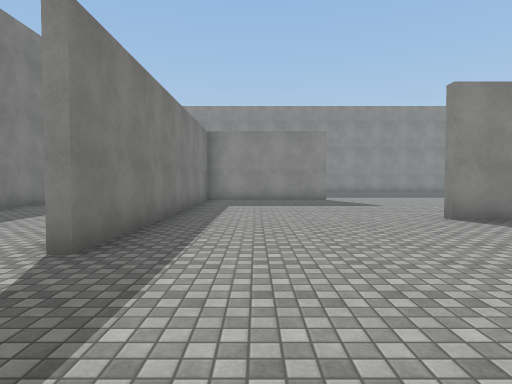
view 1 (above)

24 first-person views from a walk through a 3-D level made in the Unity game engine. The camera is 1.4 m above the floor, tilts 2° down and sees 75° across. The floor is counted in squares, 1.95 m on a side. Each view is taken from the middle of a square. On the plan, view 1 faces up. The plan holds only what a view shows up to about 11 squares ahead; the rest is blank. The place goes on beyond the plan. The player is left out. Surface patterns are stand-ins for the level's own textures.

view 2
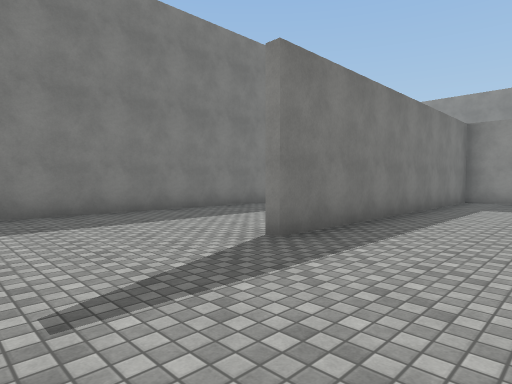

view 3
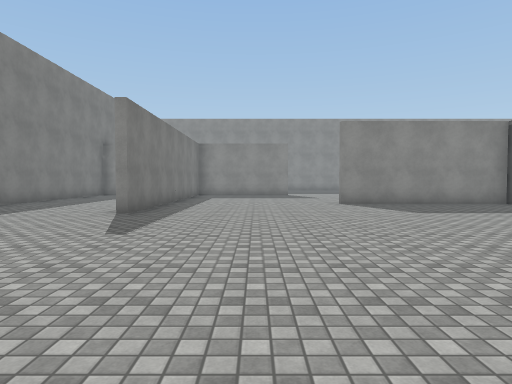

view 4
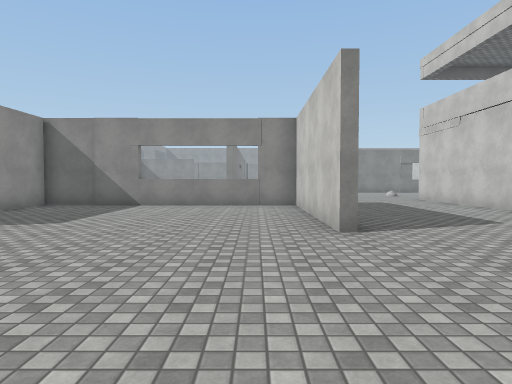

view 5
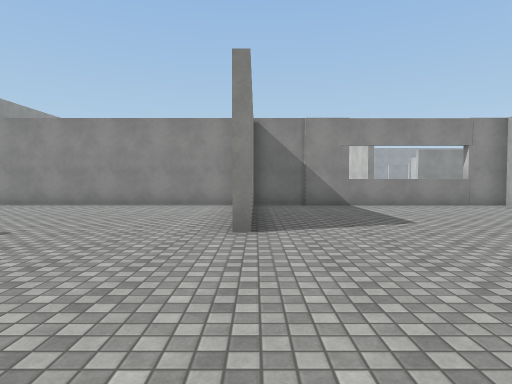

view 6
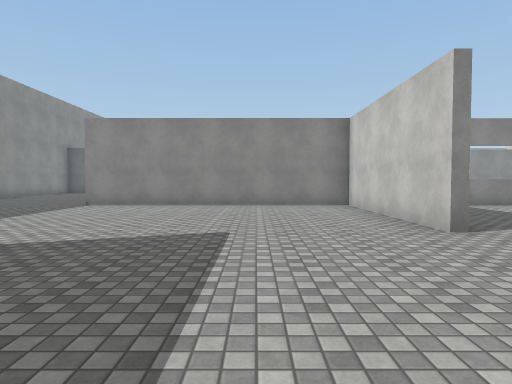

view 7
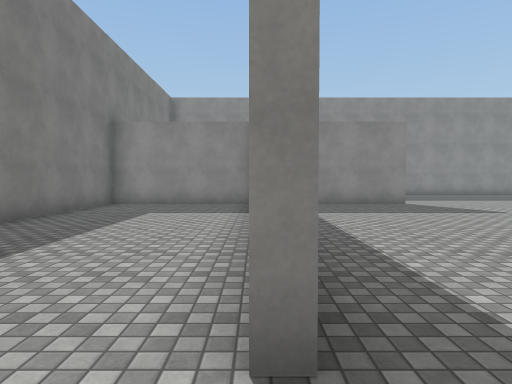

view 8
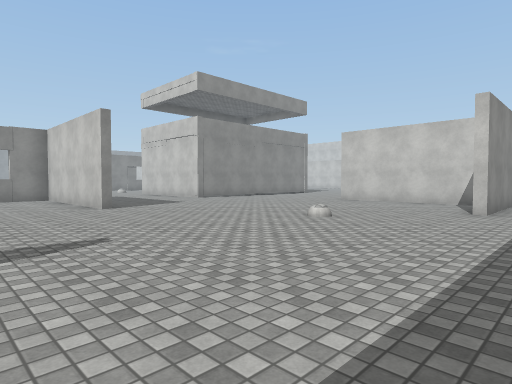

view 9
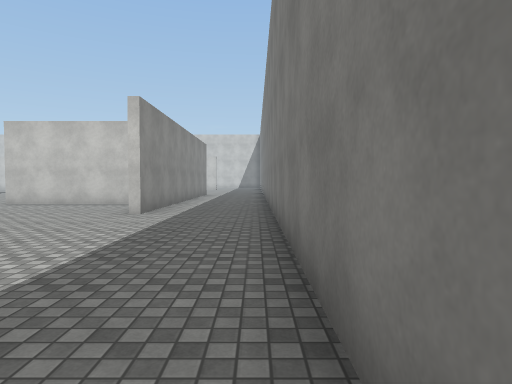

view 10
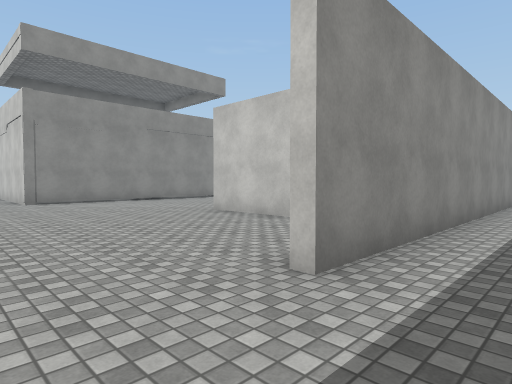

view 11
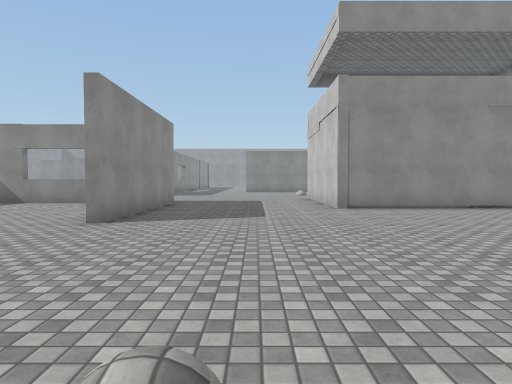

view 12
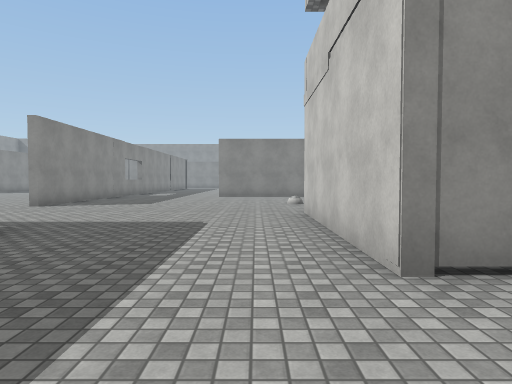

view 13
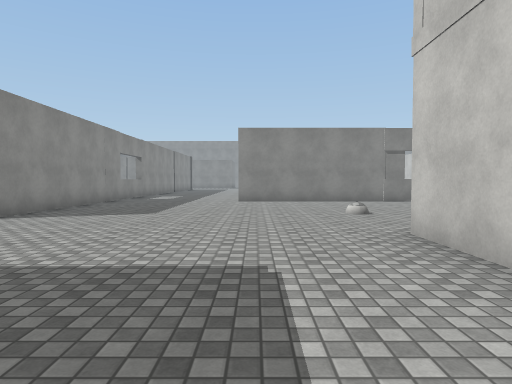

view 14
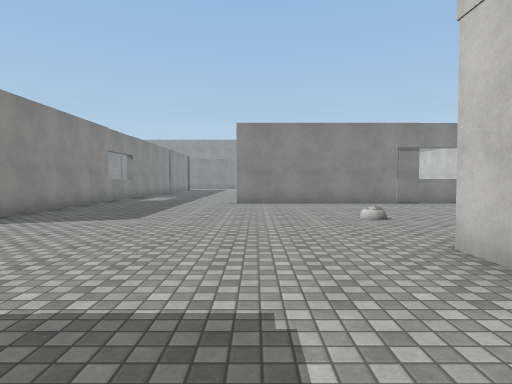

view 15
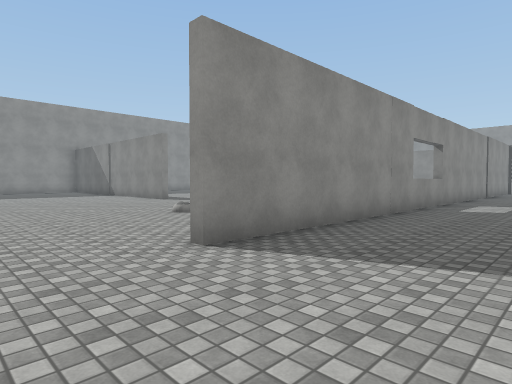

view 16
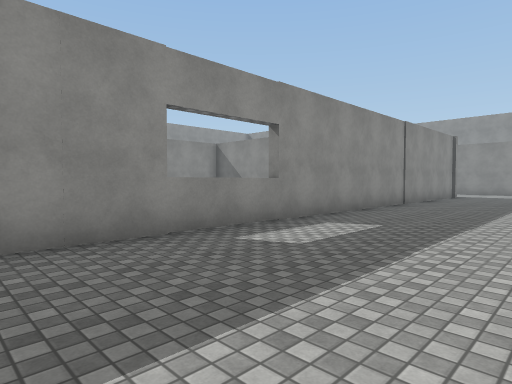

view 17
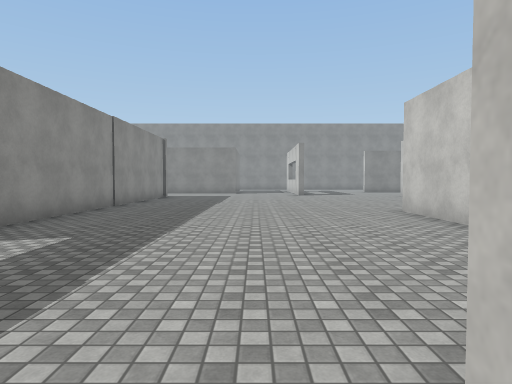

view 18
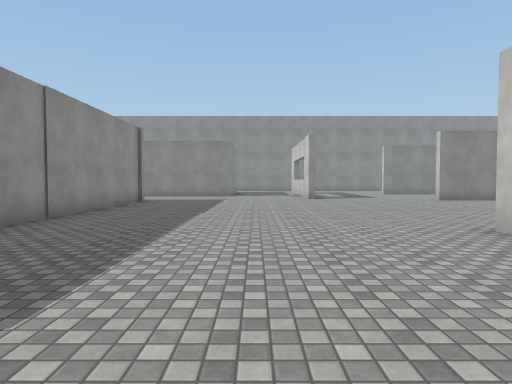

view 19
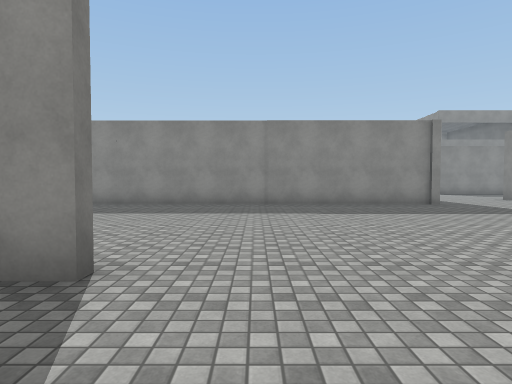

view 20
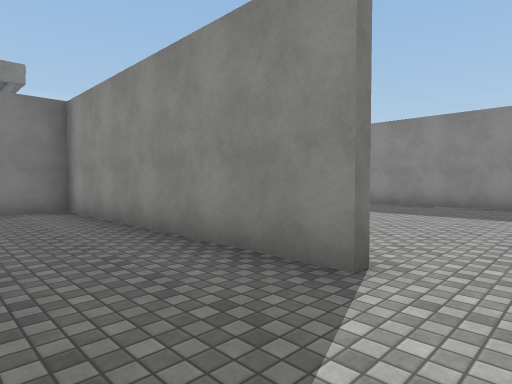

view 21
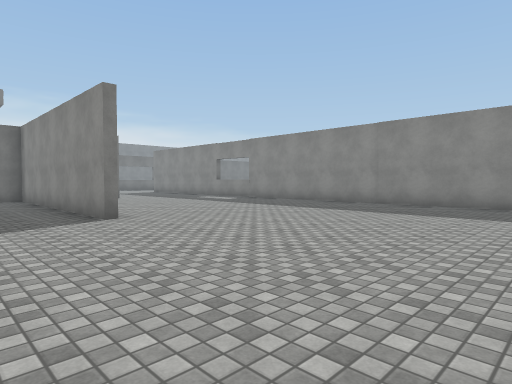

view 22
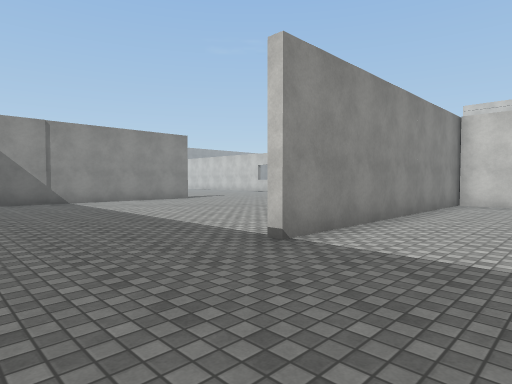

view 23
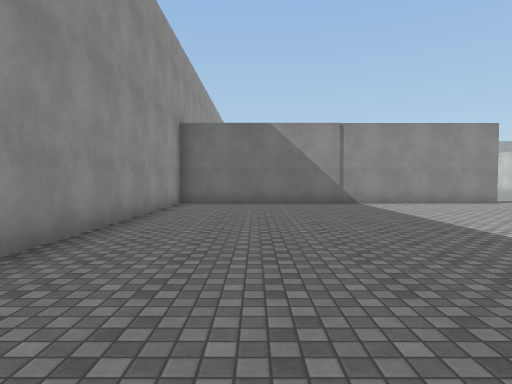

view 24
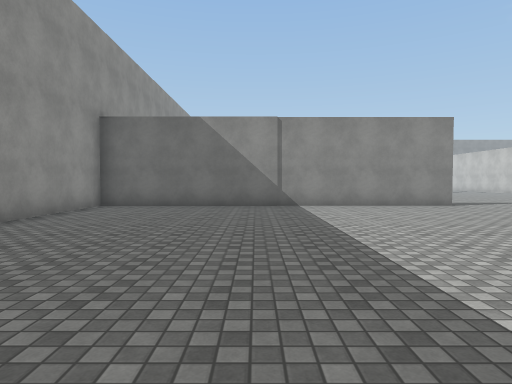

### Floor plan
Points are (right, up) in squares from view 1. A wall is a line through its corners. A room is listed if a view was taken in it or the views show most of it. See-through windows are left out.
Room 1 (views 1, 2, 3, 4, 5, 6, 7, 8, 9, 10, 11, 12, 13, 14, 15, 16, 17, 18, 19, 20, 21, 22, 23, 24)
walls: (8.6, 6.1) (3.5, 6.1); (17.4, 9.4) (17.4, 19.4) (10, 19.4); (8.5, -1.4) (3.5, -1.4); (3.5, 6.3) (8.6, 6.3); (3.5, -1.2) (8.6, -1.2) (8.6, 14); (2.6, 12.2) (-1.8, 12.2) (-1.8, 3.1); (23.2, -6.4) (25.8, -6.4); (18.4, -9.5) (18.4, -3.4); (6.5, -9.5) (6.5, -6.1) (11.5, -6.1); (-2.1, 12.2) (-6.4, 12.2) (-6.4, -9.4); (25.8, -6.6) (18.6, -6.6) (18.6, -8); (32.2, 1) (13.1, 1); (-2.8, -9.1) (1.6, -9.1); (-3.5, -9.5) (-3.5, -6)

Where each view was taken, in squares from view 1:
view 1: 0 up, 0 right, facing up
view 2: 0 up, 1 right, facing up-left
view 3: 4 down, 1 right, facing up
view 4: 0 up, 1 left, facing right
view 5: 6 up, 1 left, facing right
view 6: 9 up, 1 left, facing right
view 7: 2 up, 2 left, facing up
view 8: 2 up, 5 left, facing down-right
view 9: 1 up, 6 left, facing down
view 10: 4 down, 5 left, facing down-right
view 11: 4 down, 2 left, facing right
view 12: 5 down, 4 right, facing right
view 13: 4 down, 7 right, facing right
view 14: 4 down, 8 right, facing right
view 15: 2 down, 11 right, facing up-right
view 16: 3 down, 17 right, facing up-right
view 17: 3 down, 18 right, facing right
view 18: 3 down, 21 right, facing right
view 19: 9 down, 27 right, facing up
view 20: 9 down, 27 right, facing up-left
view 21: 9 down, 32 right, facing up-left
view 22: 17 up, 6 right, facing down-right
view 23: 17 up, 7 right, facing right
view 24: 15 up, 8 right, facing right
